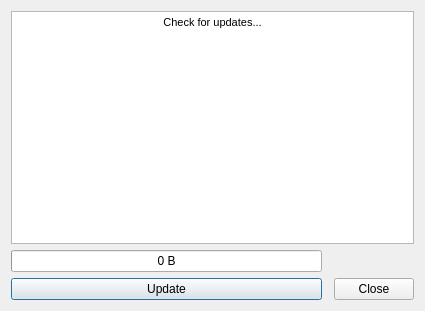
<?xml version="1.0" encoding="UTF-8"?>
<ui version="4.0">
 <class>SWUpdateUI</class>
 <widget class="QDialog" name="SWUpdateUI">
  <property name="geometry">
   <rect>
    <x>0</x>
    <y>0</y>
    <width>425</width>
    <height>311</height>
   </rect>
  </property>
  <property name="windowTitle">
   <string>Dialog</string>
  </property>
  <layout class="QGridLayout" name="gridLayout">
   <item row="0" column="0" colspan="3">
    <widget class="QTextEdit" name="textEdit">
     <property name="html">
      <string>&lt;!DOCTYPE HTML PUBLIC &quot;-//W3C//DTD HTML 4.0//EN&quot; &quot;http://www.w3.org/TR/REC-html40/strict.dtd&quot;&gt;
&lt;html&gt;&lt;head&gt;&lt;meta name=&quot;qrichtext&quot; content=&quot;1&quot; /&gt;&lt;style type=&quot;text/css&quot;&gt;
p, li { white-space: pre-wrap; }
&lt;/style&gt;&lt;/head&gt;&lt;body style=&quot; font-family:'MS Shell Dlg 2'; font-size:8.25pt; font-weight:400; font-style:normal;&quot;&gt;
&lt;p align=&quot;center&quot; style=&quot; margin-top:0px; margin-bottom:0px; margin-left:0px; margin-right:0px; -qt-block-indent:0; text-indent:0px;&quot;&gt;&lt;span style=&quot; font-size:8pt;&quot;&gt;Check for updates...&lt;/span&gt;&lt;/p&gt;&lt;/body&gt;&lt;/html&gt;</string>
     </property>
    </widget>
   </item>
   <item row="1" column="0">
    <widget class="QProgressBar" name="progressBar">
     <property name="value">
      <number>0</number>
     </property>
     <property name="format">
      <string>%v B</string>
     </property>
    </widget>
   </item>
   <item row="1" column="2">
    <widget class="QLabel" name="fileLabel">
     <property name="text">
      <string/>
     </property>
    </widget>
   </item>
   <item row="3" column="0">
    <widget class="QPushButton" name="updateButton">
     <property name="text">
      <string>Update</string>
     </property>
    </widget>
   </item>
   <item row="3" column="2">
    <widget class="QPushButton" name="closeButton">
     <property name="text">
      <string>Close</string>
     </property>
    </widget>
   </item>
  </layout>
 </widget>
 <resources>
  <include location="SpellWork.qrc"/>
 </resources>
 <connections>
  <connection>
   <sender>closeButton</sender>
   <signal>clicked()</signal>
   <receiver>SWUpdateUI</receiver>
   <slot>reject()</slot>
   <hints>
    <hint type="sourcelabel">
     <x>296</x>
     <y>290</y>
    </hint>
    <hint type="destinationlabel">
     <x>199</x>
     <y>155</y>
    </hint>
   </hints>
  </connection>
 </connections>
</ui>
